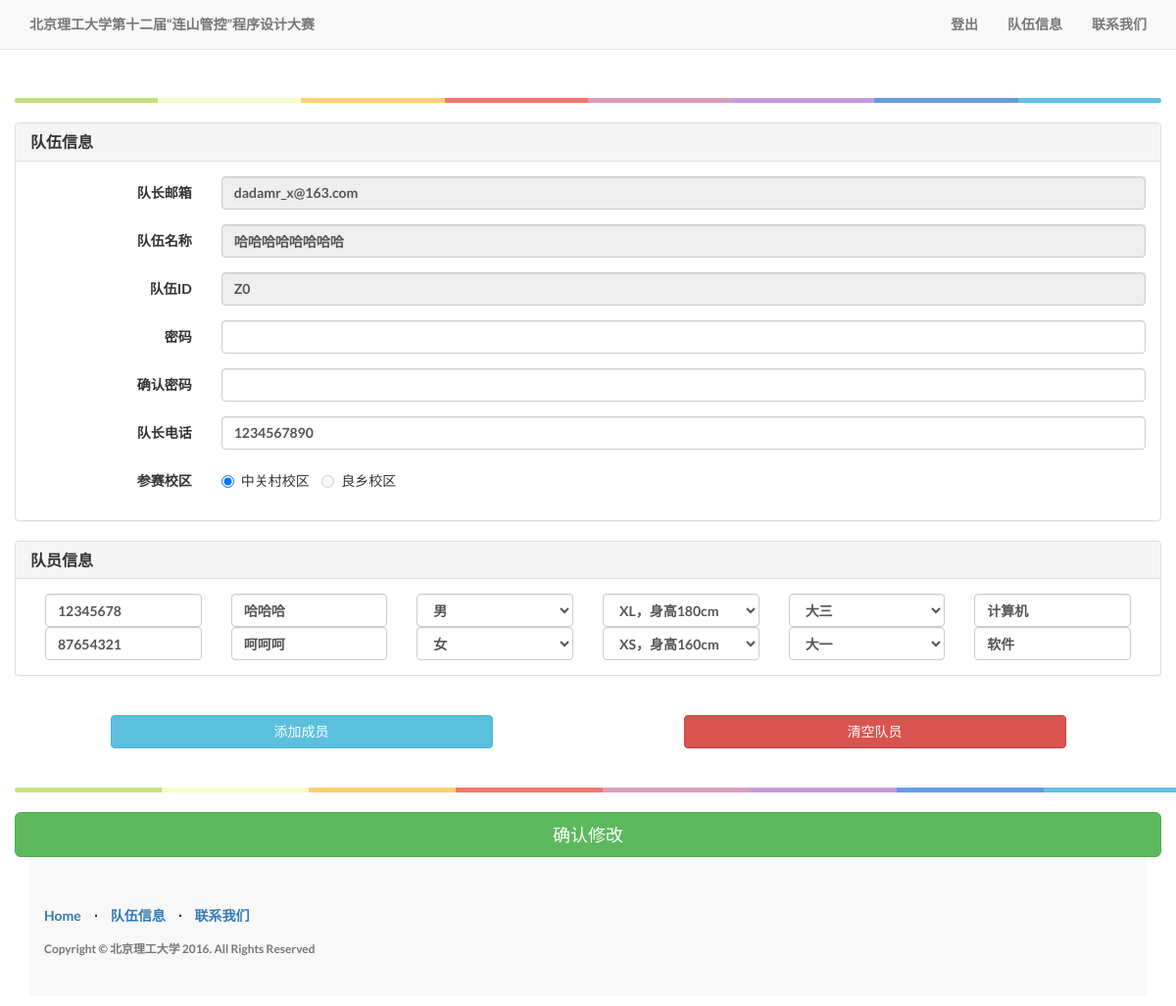
/team/ (signed in), run on the app's committed database.
### homepage/models.py (models this page shows, shortened)
class HomePage(models.Model):
    class Meta:
        verbose_name = '主页设置'
        verbose_name_plural = '主页设置'
    title = models.TextField('主页标题')
    title_top = models.TextField('抬头标题', null=True, blank=True)
    description = models.TextField('简短描述', null=True, blank=True)
    contact_us = FroalaField('联系我们内容', null=True, blank=True)

### userapp/models.py (models this page shows, shortened)
class Team(models.Model):
    class Meta(object):
        verbose_name = '队伍'
        verbose_name_plural = '队伍'
    name = models.CharField('队伍名称', max_length=10, unique=True)
    email = models.EmailField('队长邮箱', null=True, unique=True)
    phone_number = models.CharField('队长手机', max_length=11, null=True)
    user = models.ForeignKey(User, on_delete=models.CASCADE, null=True, verbose_name="用户")
    team_id = models.CharField('队伍ID', max_length=5, null=True)
    Liangxiang = 'LX'
    Zhongguancun = 'ZG'
    MATCH_ZONE = (
        (Liangxiang, '良乡校区'),
        (Zhongguancun, '中关村校区'),
    )
    match_zone = models.CharField('参赛地点', max_length=2, choices=MATCH_ZONE)
    def team_category(self):
        team_type = ""
        if self.is_female_team():
            team_type += '女队 '
        if self.is_new_student_team():
            team_type += '新生队'
        if not team_type:
            return '普通队伍'
        else:
            return team_type
    team_category.short_description = '队伍性质'
    def team_member_count(self):
        return len(Person.objects.filter(team_belongto=self))
    team_member_count.short_description = '队伍人数'

class Person(models.Model):
    class Meta(object):
        verbose_name = '队员'
        verbose_name_plural = '队员'
    name = models.CharField('姓名', max_length=6, null=False)
    student_id = models.CharField('学号', max_length=12, null=False, unique=True)
    CLOTHING_SIZE = (
        ('XS', 'XS，身高160cm'),
        ('S', 'S，身高165cm'),
        ('M', 'M，身高170cm'),
        ('L', 'L，身高175cm'),
        ('XL', 'XL，身高180cm'),
        ('XXL', 'XXL，身高185cm'),
    )
    clothing_size = models.CharField('衣服尺码', max_length=4, choices=CLOTHING_SIZE)
    is_male = models.BooleanField('性别')
    grade = models.CharField('年级，1-4分别表示大一至大四，5为研一，6为博一', max_length=5)
    institute = models.CharField('学院', max_length=10)
    team_belongto = models.ForeignKey('userapp.Team', on_delete=models.CASCADE, null=False)

### userapp/views.py (the view)
# urls.py: url(r'^team/', views.team_get, name='team'),
@login_required(login_url=reverse_lazy('login'))
def team_get(request):
    username = request.user.get_username()
    if request.method == "GET":
        if username == "admin":
            return redirect('/admin')
        team = Team.objects.get(email=username)
        members = Person.objects.filter(team_belongto=team)
        context = {
                'homepage': HomePage.objects.get(pk=1),
                'team': team,
                'members': members,
                'max_member': MEMBER_LIMIT,
            }
        return render(request, 'userapp/team.html', context)

### userapp/templates/userapp/team.html (shortened to what this page needs)
{% extends "base.html" %} {% load static %}
{% block content %} 
<div class="container" style="margin-top:60px;">
	<form class="form-horizontal" method="POST" action="{% url 'team_post' %}" accept-charset="UTF-8" role="form" id="loginform" <fieldset>
		<div class="row">
			<hr class="colorgraph">
			<div class="panel panel-default">
				<div class="panel-heading">
					<h3 class="panel-title">队伍信息</h3>
				</div>
				<div class="panel-body">
					<div class="form-group">
						<label class="col-xs-2 control-label">队长邮箱</label>
						<div class="col-sm-10">
							<input type="email" class="form-control" name="captain-email" id="captain-email" value="{{ team.email }}" readonly>
						</div>
					</div>
					<div class="form-group">
						<label for="team-name" class="control-label col-sm-2">队伍名称</label>
						<div class="col-sm-10">
							<input type="text" class="form-control col-sm-10" name="team-name" value="{{ team.name }}" maxlength="25" readonly>
						</div>
					</div>
					<div class="form-group">
						<label for="team-name" class="control-label col-sm-2">队伍ID</label>
						<div class="col-sm-10">
							<input type="text" class="form-control col-sm-10" name="team-id" value="{{ team.team_id }}" maxlength="25" readonly>
						</div>
					</div>
					<div class="form-group">
						<label for="team-name" class="control-label col-sm-2">密码</label>
						<div class="col-sm-10">
							<input type="password" class="form-control col-sm-10" name="password">
						</div>
					</div>
					<div class="form-group" id="password-veri">
						<label for="team-name" class="control-label col-sm-2">确认密码</label>
						<div class="col-sm-10">
							<input type="password" class="form-control col-sm-10" name="password-veri">
						</div>
					</div>
					<div class="form-group">
						<label for="captain-phone" class="control-label col-sm-2">队长电话</label>
						<div class="col-sm-10">
							<input type="tel" class="form-control col-sm-10" name="captain-phone" maxlength="11" value="{{ team.phone_number }}">
						</div>
					</div>
					<div class="form-group">
						<label class="control-label col-sm-2">参赛校区</label>
						<div class="col-sm-10">
							<label class="radio-inline"><input type="radio" name="match-zone" value="ZG"
							{% if team.match_zone == "ZG" %}
								checked
							{% else %}
								disabled
							{% endif %}
							>中关村校区</label>
							<label class="radio-inline"><input type="radio" name="match-zone" value="LX"
							{% if team.match_zone == "LX" %}
								checked
							{% else %}
								disabled
							{% endif %}
							>良乡校区</label>
						</div>
					</div>
				</div>
			</div>
	</div>
	<div class="row">
		<div class="panel panel-default">
			<div class="panel-heading">
				<h3 class="panel-title">队员信息</h3>
			</div>
			<div class="panel-body" id="member-info">
				{% for member in members %}
					<div>
						<div class="col-sm-2">
							<input type="number" class="form-control" name="student-id-{{ forloop.counter0 }}" placeholder="学号" value="{{ member.student_id }}">
						</div>
						<div class="col-sm-2">
							<input type="text" class="form-control" name="student-name-{{ forloop.counter0 }}" placeholder="姓名" value="{{ member.name }}">
						</div>
						<div class="col-sm-2">
							<select name="gender-{{ forloop.counter0 }}" class="form-control" >
									<option value="male"
										{% if member.is_male %}
											selected="selected"
										{% endif %}
									>男</option>
									<option value="female"
											{% if not member.is_male %}
											selected="selected"
										{% endif %}
									>女</option>
							</select>
						</div>
						<div class="col-sm-2">
							<select name="clothing-size-{{ forloop.counter0 }}" class="form-control">
										<option value="XS"
											{% if member.clothing_size == 'XS' %}
											selected="selected"
											{% endif %}
										>XS，身高160cm</option>
										<option value="XL"
											{% if member.clothing_size == "XL" %}
											selected="selected"
											{% endif %}
										>XL，身高180cm</option>
									</select>
						</div>
						<div class="col-sm-2">
							<select name="grade-{{ forloop.counter0 }}" class="form-control">
										<option value="1"
											{% if member.grade == '1' %}
											selected="selected"
											{% endif %}
										>大一</option>
										<option value="3"
											{% if member.grade == "3" %}
											selected="selected"
											{% endif %}
										>大三</option>
									</select>
						</div>
						<div class="col-sm-2">
							<input type="text" class="form-control" name="institute-{{ forloop.counter0 }}" placeholder="学院" value="{{ member.institute }}">
						</div>
					</div>
				{% endfor %}
			</div>
	</div>
	<div>
		<button type="button" class="btn btn-info col-sm-4 col-sm-offset-1" style="margin-top: 20px; margin-bottom: 20px;" id="addMemberButton">添加成员</button>
		<button type="button" class="btn btn-danger col-sm-4 col-sm-offset-2" style="margin-top: 20px;margin-bottom: 20px;" id="clearMemberButton">清空队员</button>
	</div>
	<div>
		<hr class="colorgraph col-xs-12">
	</div>
	<input class="btn btn-lg btn-success btn-block" type="submit" value="确认修改">
	</form>
</div>
{% endblock content %}
{% block login_field_header %}
	<li>
		<a href="{% url 'logout' %}">登出</a>
	</li>
{% endblock %}

### templates/base.html (shortened to what this page needs)
{% load static %}
<!DOCTYPE html>
<html lang="en">
<head>
    <link href={% static "css/bootstrap.min.css" %} rel="stylesheet">
    {% block custom_css %}
    <link href={% static "css/landing-page.css" %} rel="stylesheet">
    {% endblock %}
    <link href={% static "font-awesome/css/font-awesome.min.css" %} rel="stylesheet" type="text/css">
</head>
<body>
    <nav class="navbar navbar-default navbar-fixed-top topnav" role="navigation">
        <div class="container topnav">
            <div class="navbar-header">
                <a class="navbar-brand topnav" href="/">{{ homepage.title_top|safe }}</a>
            </div>
            <div class="collapse navbar-collapse" id="bs-example-navbar-collapse-1">
                <ul class="nav navbar-nav navbar-right">
                    {% block login_field_header %}{% endblock %}
                    <li>
                        <a href="{% url 'team' %}">队伍信息</a>
                    </li>
                    <li>
                        <a href="{% url 'contact_us' %}">联系我们</a>
                    </li>
                </ul>
            </div>
        </div>
    </nav>
    {% block content %}{% endblock %}
    <footer>
        <div class="container">
            <div class="row">
                <div class="col-lg-12">
                    <ul class="list-inline footer-list">
                        <li>
                            <a href="/">Home</a>
                        </li>
                        <li class="footer-menu-divider">&sdot;</li>
                        <li>
                            <a href="{% url 'team' %}">队伍信息</a>
                        </li>
                        <li class="footer-menu-divider">&sdot;</li>
                        <li>
                            <a href="{% url 'contact_us' %}">联系我们</a>
                        </li>
                    </ul>
                    <p class="copyright text-muted small">Copyright &copy; 北京理工大学 2016. All Rights Reserved</p>
                </div>
            </div>
        </div>
    </footer>
</body>
</html>

### project_static/css/landing-page.css (style rules this page uses)
body, html { width: 100%; height: 100%; }
body, h1, h2, h3, h4, h5, h6 { font-family: "Lato", "Helvetica Neue", Helvetica, Arial, sans-serif; font-weight: 600; }
.topnav { font-size: 14px; }
footer { padding: 50px 0; background-color: #f8f8f8; }
p.copyright { margin: 15px 0 0; }
.colorgraph { height: 5px; border-top: 0; background: #c4e17f; border-radius: 5px; background-image: -webkit-linear-gradient(left, #c4e17f, #c4e17f 12.5%, #f7fdca 12.5%, #f7fdca 25%, #fecf71 25%, #fecf71 37.5%, #f0776c 37.5%, #f0776c 50%, #db9dbe 50%, #db9dbe 62.5%, #c49cde 62.5%, #c49cde 75%, #669ae1 75%, #669ae1 87.5%, #62c2e4 87.5%, #62c2e4); background-image: -moz-linear-gradient(left, #c4e17f, #c4e17f 12.5%, #f7fdca 12.5%, #f7fdca 25%, #fecf71 25%, #fecf71 37.5%, #f0776c 37.5%, #f0776c 50%, #db9dbe 50%, #db9dbe 62.5%, #c49cde 62.5%, #c49cde 75%, #669ae1 75%, #669ae1 87.5%, #62c2e4 87.5%, #62c2e4); background-image: -o-linear-gradient(left, #c4e17f, #c4e17f 12.5%, #f7fdca 12.5%, #f7fdca 25%, #fecf71 25%, #fecf71 37.5%, #f0776c 37.5%, #f0776c 50%, #db9dbe 50%, #db9dbe 62.5%, #c49cde 62.5%, #c49cde 75%, #669ae1 75%, #669ae1 87.5%, #62c2e4 87.5%, #62c2e4); background-image: linear-gradient(to right, #c4e17f, #c4e17f 12.5%, #f7fdca 12.5%, #f7fdca 25%, #fecf71 25%, #fecf71 37.5%, #f0776c 37.5%, #f0776c 50%, #db9dbe 50%, #db9dbe 62.5%, #c49cde 62.5%, #c49cde 75%, #669ae1 75%, #669ae1 87.5%, #62c2e4 87.5%, #62c2e4); }

### data on the page
HomePage: title_top "北京理工大学第十二届“连山管控”程序设计大赛"
Team: captain-email "dadamr_x@163.com", team-name "哈哈哈哈哈哈哈哈", team-id "Z0", captain-phone "1234567890", match_zone "☑ 中关村校区", match_zone "☐ 良乡校区"
Person: student_id "12345678", name "哈哈哈", is_male "男", clothing_size "XL，身高180cm", grade "大三", institute "计算机"
Person: student_id "87654321", name "呵呵呵", is_male "女", clothing_size "XS，身高160cm", grade "大一", institute "软件"
